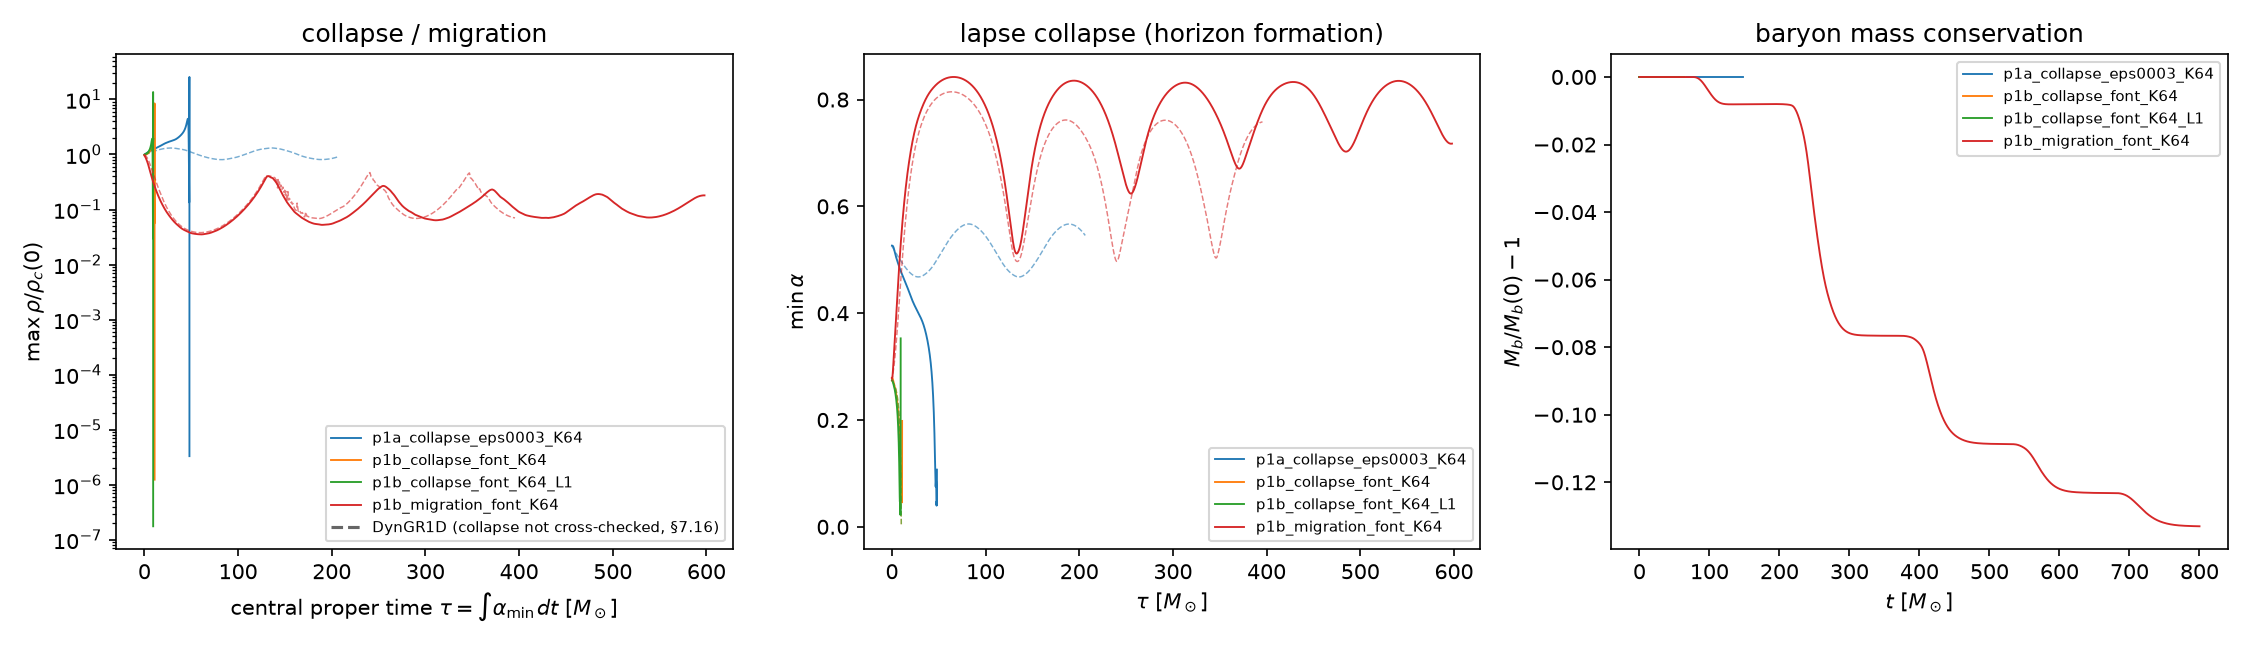

Source code (Python):
#!/usr/bin/env python3
"""Phase-1 analysis: ideal-fluid collapse / migration of the TOV star in AthenaK
(progress/plan_athenak_bdnk_collapse.md §1). Plots, for each run, the maximum density and the
minimum lapse against BOTH coordinate time and the central proper time tau = int(alpha_min dt)
— the gauge-invariant clock that lets the puncture-gauge AthenaK runs be compared with the
polar-sliced DynGR1D ones — plus the baryon mass. The DynGR1D curves are overlaid when their
CSVs exist, dashed. Its radial-mode sector is now validated to 0.05% against two independent
frequency-domain eigensolvers (VALIDATION.md 7.16), but the collapse and horizon numbers here
have no independent confirmation — obtaining one is what this comparison is for.
Usage: python p1_collapse.py [tags...]; writes analysis/p1_collapse.png and a summary table."""
import os, sys, numpy as np, matplotlib
matplotlib.use("Agg"); import matplotlib.pyplot as plt
here = os.path.dirname(os.path.abspath(__file__)); runs = os.path.join(here, "..", "runs")
Msun_ms = 4.925490947e-3
TAGS = sys.argv[1:] or ["p1a_collapse_eps0003_K64", "p1b_collapse_font_K64", "p1b_migration_font_K64"]
# rho_c of each run's star, for normalisation and for the "did it migrate" test
RHOC = {"p1a_collapse_eps0003_K64": 2.4162e-3, "p1b_collapse_font_K64": 7.993e-3,
        "p1b_migration_font_K64": 7.993e-3}
DYN = {"p1a_collapse_eps0003_K64": "dyngr1d_p1_p1a_collapse_eps0003",
       "p1b_collapse_font_K64": "dyngr1d_p1_p1b_collapse_font",
       "p1b_migration_font_K64": "dyngr1d_p1_p1b_migration_font"}

# Resolution variants are named <base>_L1, _L2, ... for the centre-refinement sequence; they are
# the same star, so they share the base run's normalisation and DynGR1D reference curve.
def _base_tag(tag):
    for b in RHOC:
        if tag == b or tag.startswith(b + "_"):
            return b
    return None

def _rhoc_for(tag, fallback):
    b = _base_tag(tag)
    return RHOC[b] if b else fallback

def _dyn_for(tag):
    b = _base_tag(tag)
    return DYN.get(b, "") if b else ""

# A Z4c run that loses the star reports rho-max pinned at the density floor and alpha-min as
# DBL_MAX (the minimum of an empty set), and every Z4c norm and the diagnostic volume go to
# exactly zero. Integrating tau = int(alpha dt) through that gives inf and makes a run whose
# lapse collapsed read out as "migration/expansion" -- the opposite of what happened. Every
# series is therefore cut at the last physical sample and the breakdown time is reported.
DFLOOR = 1.0e-10

def _last_sane(rm, am):
    """Index one past the last sample that is still physical, or len() if the run is clean."""
    bad = ~np.isfinite(rm) | ~np.isfinite(am) | (rm <= 1.01*DFLOOR) | (am > 1.0) | (am <= 0.0)
    return int(np.argmax(bad)) if bad.any() else len(rm)

def load(tag):
    f = os.path.join(runs, tag, "tov.user.hst")
    if not os.path.exists(f): return None
    d = np.loadtxt(f)
    if d.ndim < 2 or len(d) < 3: return None
    t, rm, am = d[:, 0], d[:, 2], d[:, 3]
    k = _last_sane(rm, am)
    tbreak = t[k] if k < len(t) else None          # None => the run never broke down
    t, rm, am = t[:k], rm[:k], am[:k]
    if len(t) < 3: return None
    tau = np.concatenate(([0.0], np.cumsum(0.5*(am[1:] + am[:-1])*np.diff(t))))
    mb = None
    g = os.path.join(runs, tag, "tov.mhd.hst")
    if os.path.exists(g):
        e = np.loadtxt(g)
        if e.ndim == 2 and len(e) > 2:
            j = min(len(e), k)
            mb = (e[:j, 0], e[:j, 2])
    return t, rm, am, tau, mb, tbreak

fig, ax = plt.subplots(1, 3, figsize=(15, 4.3))
print(f"{'run':30s} {'t_end':>7s} {'tau_end':>8s} {'max rho/rho_c0':>15s} {'min alpha':>10s} {'Mb drift':>10s} {'breakdown':>10s}  verdict")
for i, tag in enumerate(TAGS):
    d = load(tag)
    if d is None: print(f"{tag:30s} (no history yet)"); continue
    t, rm, am, tau, mb, tbreak = d; c = f"C{i}"
    rho0 = _rhoc_for(tag, rm[0])
    ax[0].plot(tau, rm/rho0, c, lw=0.9, label=tag)
    ax[1].plot(tau, am, c, lw=0.9, label=tag)
    if mb is not None: ax[2].plot(mb[0], mb[1]/mb[1][0] - 1, c, lw=0.9, label=tag)
    dyn = os.path.join(runs, _dyn_for(tag) + ".csv")
    if os.path.exists(dyn):
        e = np.genfromtxt(dyn, delimiter=",", names=True)
        ax[0].plot(e["tau_c"], e["rhoc"]/rho0, c, lw=0.7, ls="--", alpha=0.6)
        ax[1].plot(e["tau_c"], e["alphac"], c, lw=0.7, ls="--", alpha=0.6)
    # The verdict is read off the WHOLE usable window, not off the last sample: a collapsing
    # lapse is the signature, and after it the matter leaves the grid and the last sample says
    # nothing. Lapse down by >2x with the density rising is collapse; density down by >2x with
    # the lapse recovered is migration.
    amin, rmax = am.min(), rm.max()
    if amin < 0.5*am[0] and rmax > 1.2*rho0:
        v = "COLLAPSE"
    elif rm[-1] < 0.5*rho0 and am[-1] > am[0]:
        v = "migration/expansion"
    else:
        v = "in progress"
    if tbreak is not None:
        v += f" (run broke down at t={tbreak:.1f})"
    mbd = f"{mb[1][-1]/mb[1][0]-1:+.1e}" if mb is not None else "  --"
    brk = f"{tbreak:10.1f}" if tbreak is not None else "      none"
    print(f"{tag:30s} {t[-1]:7.1f} {tau[-1]:8.2f} {rmax/rho0:15.4f} {amin:10.4f} {mbd:>10s} {brk}  {v}")
ax[0].plot([], [], "k--", alpha=0.6, label="DynGR1D (collapse not cross-checked, §7.16)")
ax[0].set_xlabel(r"central proper time $\tau=\int\alpha_{\min}dt\ [M_\odot]$")
ax[0].set_ylabel(r"$\max\rho/\rho_c(0)$"); ax[0].set_yscale("log")
ax[0].set_title("collapse / migration"); ax[0].legend(fontsize=7)
ax[1].set_xlabel(r"$\tau\ [M_\odot]$"); ax[1].set_ylabel(r"$\min\alpha$")
ax[1].set_title("lapse collapse (horizon formation)"); ax[1].legend(fontsize=7)
ax[2].set_xlabel(r"$t\ [M_\odot]$"); ax[2].set_ylabel(r"$M_b/M_b(0)-1$")
ax[2].set_title("baryon mass conservation"); ax[2].legend(fontsize=7)
plt.tight_layout(); out = os.path.join(here, "p1_collapse.png"); plt.savefig(out, dpi=150)
print("figure:", out)
